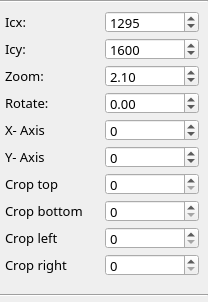
           <widget class="QWidget" name="page_image_6">
            <property name="geometry">
             <rect>
              <x>0</x>
              <y>0</y>
              <width>208</width>
              <height>302</height>
             </rect>
            </property>
            <attribute name="label">
             <string>Image 6</string>
            </attribute>
            <layout class="QVBoxLayout" name="verticalLayout_8">
             <property name="leftMargin">
              <number>0</number>
             </property>
             <property name="topMargin">
              <number>0</number>
             </property>
             <property name="rightMargin">
              <number>0</number>
             </property>
             <property name="bottomMargin">
              <number>5</number>
             </property>
             <item>
              <widget class="Line" name="line_2">
               <property name="frameShadow">
                <enum>QFrame::Sunken</enum>
               </property>
               <property name="orientation">
                <enum>Qt::Horizontal</enum>
               </property>
              </widget>
             </item>
             <item>
              <widget class="QFrame" name="frame_controller_6">
               <layout class="QGridLayout" name="gridLayout_14">
                <property name="leftMargin">
                 <number>5</number>
                </property>
                <property name="topMargin">
                 <number>0</number>
                </property>
                <property name="horizontalSpacing">
                 <number>5</number>
                </property>
                <property name="verticalSpacing">
                 <number>3</number>
                </property>
                <item row="4" column="0">
                 <widget class="QLabel" name="label_102">
                  <property name="enabled">
                   <bool>true</bool>
                  </property>
                  <property name="font">
                   <font>
                    <family>Sans Serif</family>
                    <pointsize>10</pointsize>
                   </font>
                  </property>
                  <property name="text">
                   <string>X- Axis</string>
                  </property>
                 </widget>
                </item>
                <item row="1" column="1">
                 <widget class="QSpinBox" name="val_icy_image_6">
                  <property name="enabled">
                   <bool>true</bool>
                  </property>
                  <property name="minimumSize">
                   <size>
                    <width>60</width>
                    <height>0</height>
                   </size>
                  </property>
                  <property name="maximumSize">
                   <size>
                    <width>16777215</width>
                    <height>22</height>
                   </size>
                  </property>
                  <property name="font">
                   <font>
                    <family>Sans Serif</family>
                    <pointsize>10</pointsize>
                   </font>
                  </property>
                  <property name="maximum">
                   <number>4000</number>
                  </property>
                  <property name="value">
                   <number>1600</number>
                  </property>
                 </widget>
                </item>
                <item row="7" column="1">
                 <widget class="QSpinBox" name="val_crop_bottom_image_6">
                  <property name="minimumSize">
                   <size>
                    <width>60</width>
                    <height>0</height>
                   </size>
                  </property>
                  <property name="maximumSize">
                   <size>
                    <width>16777215</width>
                    <height>22</height>
                   </size>
                  </property>
                  <property name="font">
                   <font>
                    <family>Sans Serif</family>
                    <pointsize>10</pointsize>
                   </font>
                  </property>
                  <property name="maximum">
                   <number>2500</number>
                  </property>
                  <property name="value">
                   <number>0</number>
                  </property>
                 </widget>
                </item>
                <item row="3" column="0">
                 <widget class="QLabel" name="label_25">
                  <property name="minimumSize">
                   <size>
                    <width>60</width>
                    <height>0</height>
                   </size>
                  </property>
                  <property name="font">
                   <font>
                    <family>Sans Serif</family>
                    <pointsize>10</pointsize>
                   </font>
                  </property>
                  <property name="text">
                   <string>Rotate: </string>
                  </property>
                 </widget>
                </item>
                <item row="2" column="1">
                 <widget class="QDoubleSpinBox" name="val_zoom_image_6">
                  <property name="minimumSize">
                   <size>
                    <width>60</width>
                    <height>0</height>
                   </size>
                  </property>
                  <property name="maximumSize">
                   <size>
                    <width>16777215</width>
                    <height>22</height>
                   </size>
                  </property>
                  <property name="font">
                   <font>
                    <family>Sans Serif</family>
                    <pointsize>10</pointsize>
                   </font>
                  </property>
                  <property name="decimals">
                   <number>2</number>
                  </property>
                  <property name="minimum">
                   <double>1.000000000000000</double>
                  </property>
                  <property name="maximum">
                   <double>14.000000000000000</double>
                  </property>
                  <property name="singleStep">
                   <double>0.050000000000000</double>
                  </property>
                  <property name="value">
                   <double>2.100000000000000</double>
                  </property>
                 </widget>
                </item>
                <item row="8" column="0">
                 <widget class="QLabel" name="label_103">
                  <property name="font">
                   <font>
                    <family>Sans Serif</family>
                    <pointsize>10</pointsize>
                   </font>
                  </property>
                  <property name="text">
                   <string>Crop left</string>
                  </property>
                 </widget>
                </item>
                <item row="0" column="1">
                 <widget class="QSpinBox" name="val_icx_image_6">
                  <property name="enabled">
                   <bool>true</bool>
                  </property>
                  <property name="minimumSize">
                   <size>
                    <width>60</width>
                    <height>0</height>
                   </size>
                  </property>
                  <property name="maximumSize">
                   <size>
                    <width>16777215</width>
                    <height>22</height>
                   </size>
                  </property>
                  <property name="font">
                   <font>
                    <family>Sans Serif</family>
                    <pointsize>10</pointsize>
                   </font>
                  </property>
                  <property name="maximum">
                   <number>4000</number>
                  </property>
                  <property name="value">
                   <number>1295</number>
                  </property>
                 </widget>
                </item>
                <item row="3" column="1">
                 <widget class="QDoubleSpinBox" name="val_rotate_image_6">
                  <property name="enabled">
                   <bool>true</bool>
                  </property>
                  <property name="minimumSize">
                   <size>
                    <width>50</width>
                    <height>0</height>
                   </size>
                  </property>
                  <property name="maximumSize">
                   <size>
                    <width>16777215</width>
                    <height>22</height>
                   </size>
                  </property>
                  <property name="font">
                   <font>
                    <family>Sans Serif</family>
                    <pointsize>10</pointsize>
                   </font>
                  </property>
                  <property name="minimum">
                   <double>-180.000000000000000</double>
                  </property>
                  <property name="maximum">
                   <double>180.000000000000000</double>
                  </property>
                  <property name="singleStep">
                   <double>0.100000000000000</double>
                  </property>
                 </widget>
                </item>
                <item row="4" column="1">
                 <widget class="QSpinBox" name="val_coordinate_x_image_6">
                  <property name="enabled">
                   <bool>true</bool>
                  </property>
                  <property name="minimumSize">
                   <size>
                    <width>50</width>
                    <height>0</height>
                   </size>
                  </property>
                  <property name="maximumSize">
                   <size>
                    <width>16777215</width>
                    <height>22</height>
                   </size>
                  </property>
                  <property name="font">
                   <font>
                    <family>Sans Serif</family>
                    <pointsize>10</pointsize>
                   </font>
                  </property>
                  <property name="minimum">
                   <number>-10000</number>
                  </property>
                  <property name="maximum">
                   <number>10000</number>
                  </property>
                  <property name="value">
                   <number>0</number>
                  </property>
                 </widget>
                </item>
                <item row="5" column="0">
                 <widget class="QLabel" name="label_104">
                  <property name="enabled">
                   <bool>true</bool>
                  </property>
                  <property name="font">
                   <font>
                    <family>Sans Serif</family>
                    <pointsize>10</pointsize>
                   </font>
                  </property>
                  <property name="text">
                   <string>Y- Axis</string>
                  </property>
                 </widget>
                </item>
                <item row="0" column="0">
                 <widget class="QLabel" name="label_105">
                  <property name="minimumSize">
                   <size>
                    <width>60</width>
                    <height>0</height>
                   </size>
                  </property>
                  <property name="font">
                   <font>
                    <family>Sans Serif</family>
                    <pointsize>10</pointsize>
                   </font>
                  </property>
                  <property name="text">
                   <string>Icx:</string>
                  </property>
                 </widget>
                </item>
                <item row="6" column="1">
                 <widget class="QSpinBox" name="val_crop_top_image_6">
                  <property name="minimumSize">
                   <size>
                    <width>60</width>
                    <height>0</height>
                   </size>
                  </property>
                  <property name="maximumSize">
                   <size>
                    <width>16777215</width>
                    <height>22</height>
                   </size>
                  </property>
                  <property name="font">
                   <font>
                    <family>Sans Serif</family>
                    <pointsize>10</pointsize>
                   </font>
                  </property>
                  <property name="maximum">
                   <number>2500</number>
                  </property>
                  <property name="value">
                   <number>0</number>
                  </property>
                 </widget>
                </item>
                <item row="2" column="0">
                 <widget class="QLabel" name="label_106">
                  <property name="minimumSize">
                   <size>
                    <width>80</width>
                    <height>0</height>
                   </size>
                  </property>
                  <property name="font">
                   <font>
                    <family>Sans Serif</family>
                    <pointsize>10</pointsize>
                   </font>
                  </property>
                  <property name="text">
                   <string>Zoom:</string>
                  </property>
                 </widget>
                </item>
                <item row="5" column="1">
                 <widget class="QSpinBox" name="val_coordinate_y_image_6">
                  <property name="enabled">
                   <bool>true</bool>
                  </property>
                  <property name="minimumSize">
                   <size>
                    <width>50</width>
                    <height>0</height>
                   </size>
                  </property>
                  <property name="maximumSize">
                   <size>
                    <width>16777215</width>
                    <height>22</height>
                   </size>
                  </property>
                  <property name="font">
                   <font>
                    <family>Sans Serif</family>
                    <pointsize>10</pointsize>
                   </font>
                  </property>
                  <property name="minimum">
                   <number>-10000</number>
                  </property>
                  <property name="maximum">
                   <number>10000</number>
                  </property>
                 </widget>
                </item>
                <item row="6" column="0">
                 <widget class="QLabel" name="label_107">
                  <property name="font">
                   <font>
                    <family>Sans Serif</family>
                    <pointsize>10</pointsize>
                   </font>
                  </property>
                  <property name="text">
                   <string>Crop top</string>
                  </property>
                 </widget>
                </item>
                <item row="1" column="0">
                 <widget class="QLabel" name="label_108">
                  <property name="minimumSize">
                   <size>
                    <width>60</width>
                    <height>0</height>
                   </size>
                  </property>
                  <property name="font">
                   <font>
                    <family>Sans Serif</family>
                    <pointsize>10</pointsize>
                   </font>
                  </property>
                  <property name="text">
                   <string>Icy:</string>
                  </property>
                 </widget>
                </item>
                <item row="7" column="0">
                 <widget class="QLabel" name="label_109">
                  <property name="font">
                   <font>
                    <family>Sans Serif</family>
                    <pointsize>10</pointsize>
                   </font>
                  </property>
                  <property name="text">
                   <string>Crop bottom</string>
                  </property>
                 </widget>
                </item>
                <item row="9" column="0">
                 <widget class="QLabel" name="label_110">
                  <property name="font">
                   <font>
                    <family>Sans Serif</family>
                    <pointsize>10</pointsize>
                   </font>
                  </property>
                  <property name="text">
                   <string>Crop right</string>
                  </property>
                 </widget>
                </item>
                <item row="8" column="1">
                 <widget class="QSpinBox" name="val_crop_left_image_6">
                  <property name="minimumSize">
                   <size>
                    <width>60</width>
                    <height>0</height>
                   </size>
                  </property>
                  <property name="maximumSize">
                   <size>
                    <width>16777215</width>
                    <height>22</height>
                   </size>
                  </property>
                  <property name="font">
                   <font>
                    <family>Sans Serif</family>
                    <pointsize>10</pointsize>
                   </font>
                  </property>
                  <property name="maximum">
                   <number>2500</number>
                  </property>
                  <property name="value">
                   <number>0</number>
                  </property>
                 </widget>
                </item>
                <item row="9" column="1">
                 <widget class="QSpinBox" name="val_crop_right_image_6">
                  <property name="minimumSize">
                   <size>
                    <width>60</width>
                    <height>0</height>
                   </size>
                  </property>
                  <property name="maximumSize">
                   <size>
                    <width>16777215</width>
                    <height>22</height>
                   </size>
                  </property>
                  <property name="font">
                   <font>
                    <family>Sans Serif</family>
                    <pointsize>10</pointsize>
                   </font>
                  </property>
                  <property name="maximum">
                   <number>2500</number>
                  </property>
                  <property name="value">
                   <number>0</number>
                  </property>
                 </widget>
                </item>
               </layout>
              </widget>
             </item>
             <item>
              <widget class="Line" name="line_3">
               <property name="orientation">
                <enum>Qt::Horizontal</enum>
               </property>
              </widget>
             </item>
            </layout>
           </widget>
